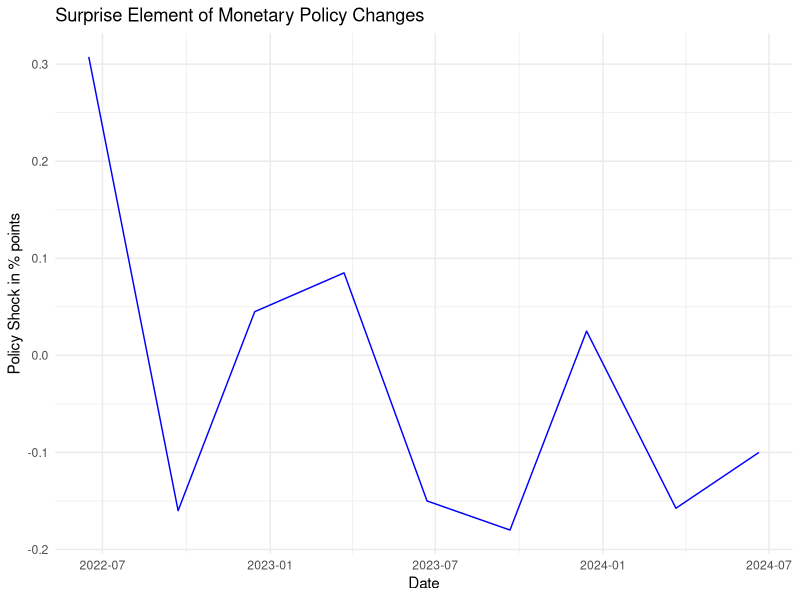

The R script that drew this image: (Note: this script raises an error after producing the figure.)
# ---
# title: "Monetary Policy Shocks Creation"
# author: "Justus Felkel"
# date: "12.12.2024"
# ---

# load packages 
library(dplyr)
library(ggplot2)
library(tidyverse)
library(readr)
library(lubridate)
library(cowplot)


#setting the working directory
#setwd("yourworkingdirectoy")


######################################################################################################################
#Creating monetary policy shocks using SARON futures prices
################################################################################################################################

#loading relevant datasets
mp_shocks <- read_delim("Saron Future Shocks.csv", delim = ";")

#make date into the right format
mp_shocks$date <- as.Date(mp_shocks$date, format = "%d.%m.%Y")

mp_shocks2 <- mp_shocks %>%
  mutate(month = month(date), year = year(date)) 

#start with june 2022
mp_shocks3 <- mp_shocks2[-(1:9), ]

#plotting the MP shocks, calculated as Ft - Ft-1
ggplot(mp_shocks3, aes(x = date, y = policy_shock)) +
  geom_line(color = "blue") +
  labs(title = "Surprise Element of Monetary Policy Changes", x = "Date", y = "Policy Shock in % points") +
  theme_minimal()


#start with 2020
shocks_ratechange_2020start1 <- read_delim("futureshocks_ratechange_start2020.csv", delim = ";")

shocks_ratechange_2020start1$date <- as.Date(shocks_ratechange_2020start1$date, format="%d.%m.%Y")

shocks_ratechange_2020start2 <- shocks_ratechange_2020start1 %>%
  arrange(date)


plot_shock_ratechange_2020start1 <- ggplot(shocks_ratechange_2020start2, aes(x = date)) +
  geom_point(aes(y = rate_change, color = "Change in Actual Policy Rate"), size = 1.5, shape = 1) + 
  geom_line(aes(y = policy_shock, color = "Monetary Policy Shocks"), size = 0.5) + 
  scale_y_continuous(
    name = "Interest Rate Level [%]",
    breaks = seq(-0.3, max(shocks_ratechange_2020start2$rate_change), by = 0.1),  
    labels = function(x) formatC(x, format = "f", digits = 2)
  ) + 
  scale_x_date(
    breaks = shocks_ratechange_2020start2$date,    # set breaks to be dates from dataset
    date_labels = "%d.%m.%Y"              # show full date
  ) +
  scale_color_manual(
    values = c("Change in Actual Policy Rate" = "red", "Monetary Policy Shocks" = "black")  # Define colors for the two legends
  ) +
  theme_bw() +
  theme(
    axis.title.y = element_text(color = "black", size = 12),  # Make main y-axis title larger
    axis.title.x = element_text(color = "black", size = 12),  # Make x-axis title larger
    axis.text.x = element_text(angle = 45, hjust = 1, size = 10),  # Rotate x-axis labels
    axis.text.y = element_text(size = 10),  # Increase y-axis text size
    legend.position = "bottom",  # Place legend at the bottom
    legend.text = element_text(size = 12),  # Increase legend text size
    legend.title = element_blank(),  # Remove the legend title
    panel.grid.minor.x = element_blank(),  # Remove minor x-axis grid lines
    axis.line.y.right = element_blank(),  # Remove the right y-axis
    axis.ticks.y.right = element_blank()  # Remove the ticks on the right y-axis
  ) +
  labs(x = "Date")


#start with june 2022 instead
shocks_ratechange_2022start1 <- shocks_ratechange_2020start2[-(1:9), ]
  
shocks_ratechange_2022start1$date <- as.Date(shocks_ratechange_2022start1$date, format="%d.%m.%Y")

shocks_ratechange_2022start2 <- shocks_ratechange_2022start1 %>%
  arrange(date)
  

plot_shock_ratechange1 <- ggplot(shocks_ratechange_2022start2, aes(x = date)) +
  geom_point(aes(y = rate_change, color = "Change in Actual Policy Rate"), size = 1.5, shape = 1) + 
  geom_line(aes(y = policy_shock, color = "Monetary Policy Shocks"), size = 0.5) + 
  scale_y_continuous(
    name = "Interest Rate Level [%]",
    breaks = seq(-0.3, max(shocks_ratechange1$rate_change), by = 0.1),  
    labels = function(x) formatC(x, format = "f", digits = 2)
  ) + 
  scale_x_date(
    breaks = shocks_ratechange1$date,    # set breaks to be dates from dataset
    date_labels = "%d.%m.%Y"              # show full date
  ) +
  scale_color_manual(
    values = c("Change in Actual Policy Rate" = "red", "Monetary Policy Shocks" = "black")  # Define colors for the two legends
  ) +
  theme_bw() +
  theme(
    axis.title.y = element_text(color = "black", size = 12),  # Make main y-axis title larger
    axis.title.x = element_text(color = "black", size = 12),  # Make x-axis title larger
    axis.text.x = element_text(angle = 45, hjust = 1, size = 10),  # Rotate x-axis labels
    axis.text.y = element_text(size = 10),  # Increase y-axis text size
    legend.position = "bottom",  # Place legend at the bottom
    legend.text = element_text(size = 12),  # Increase legend text size
    legend.title = element_blank(),  # Remove the legend title
    panel.grid.minor.x = element_blank(),  # Remove minor x-axis grid lines
    axis.line.y.right = element_blank(),  # Remove the right y-axis
    axis.ticks.y.right = element_blank()  # Remove the ticks on the right y-axis
  ) +
  labs(x = "Date")

#ggsave("graph.png", plot = plot_shock_ratechange2, width = 6, height = 4, dpi = 300)
